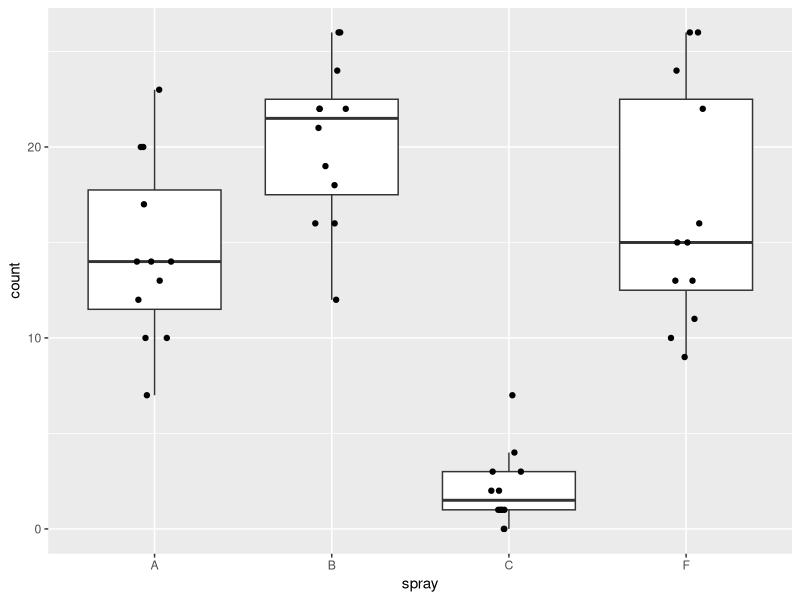
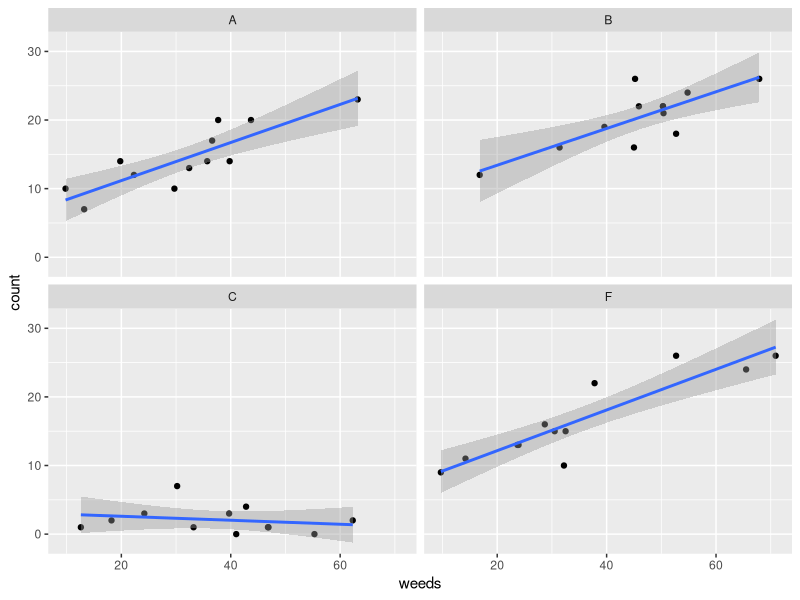
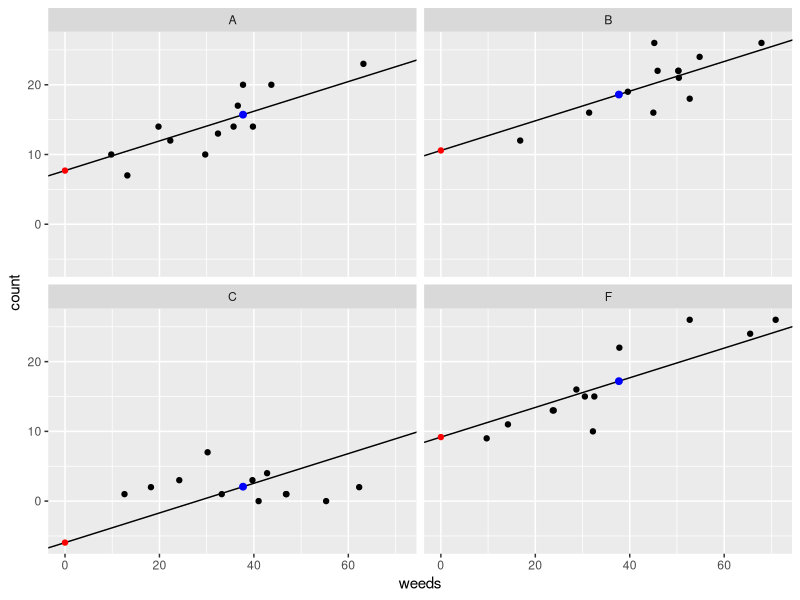
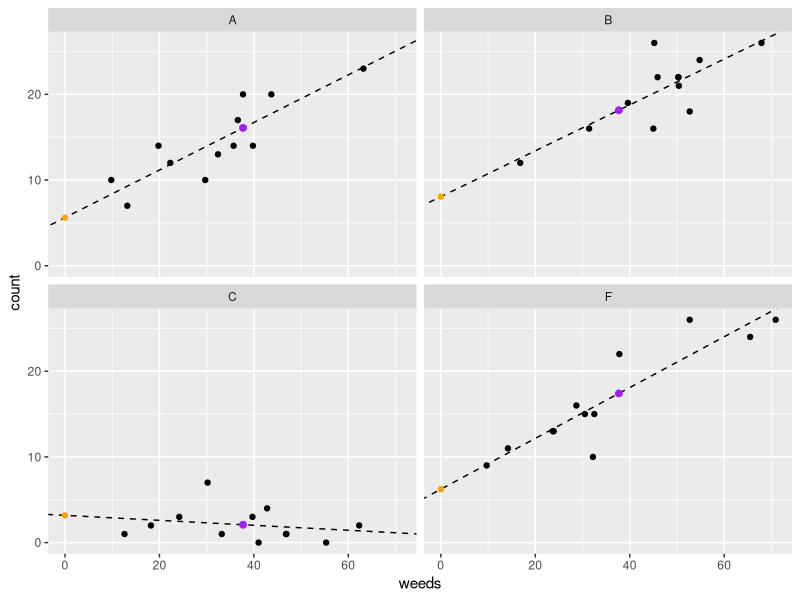
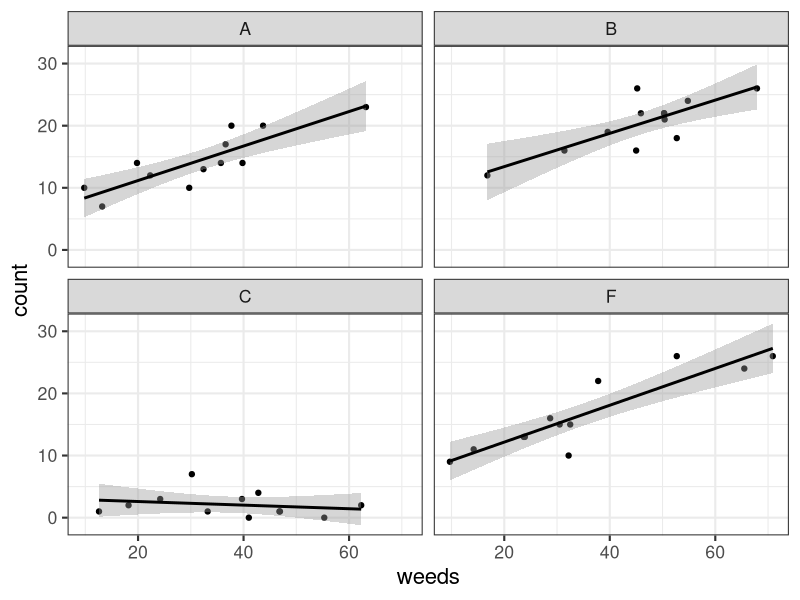

Write R code to recreate these figures, in order.
# LOAD AND PROCESS DATA ####
library(tidyverse)   ### load tidyverse
library(car)         ### load car package, which is helpful for analyzing linear models
library(emmeans)     ### load emmeans package, which is helpful for getting means from linear models
library(glmmTMB)
library(broom.mixed)

## MAY NEED TO REMOVE AND REINSTALL LME4 PACKAGE ####
# remove.packages("lme4")
# install.packages("lme4", type="source")


# ANCOVA ####
#### assemble data with covariate (don't worry about the code...it just makes up some data)##
set.seed(17)
data("InsectSprays")
d <- InsectSprays %>% filter(spray=='A'|spray=='B'|spray=='C'|spray=='F') %>% droplevels()
d$count[13:24] <- d$count[13:24]+5
d$weeds <- abs(round(rnorm(48,2*d$count,10),1))
d$weeds[25:36] <- c(55.3,46.8,30.2,62.3,24.2,33.2,18.2,12.6,39.7,41.0,46.9,42.8)
######################################################################## --

## plot raw data ####
ggplot(d, aes(x=spray,y=count)) + geom_boxplot(outlier.shape = NA) + geom_jitter(height=0,width=.1) 

anova_means <- emmeans(lm(count~spray, data=d), pairwise~spray) 
anova_means

## plot out data with weed cover ####
ggplot(d, aes(x=weeds,y=count)) + geom_point() + facet_wrap(~spray) + geom_smooth(method='lm')


# ANCOVA: multiple intercept model ####

lm1i <- glmmTMB(count ~ spray + weeds, data=d)

Anova(lm1i, type=2) ## Anova table with Type II sums of squares

summary(lm1i) ## model coefficients

## calculate estimated marginal mean for each group (ie. groups means after accounting for the effect of weeds)
ancova_means <- emmeans(lm1i, pairwise~spray)  
ancova_means

## extract the emmean means (ie. group means after accounting for the effect of weeds)
## this code is just for adding features of the model to the graph
lm1i_coef <- as.data.frame(emmeans(lm1i, ~spray))
## extract intercepts and add slopes into new dataframe
lm1i_coef2 <- as.data.frame(emmeans(lm1i, ~spray, at=list(weeds=0)))
lm1i_coef2$slope <- tidy(lm1i)$estimate[5] 


## plot the data with the fitted model
ggplot(data=d, aes(x=weeds,y=count)) + 
  geom_point() + 
  facet_wrap(~spray) + 
  geom_abline(data=lm1i_coef2, aes(intercept=emmean, slope=slope))+
  geom_point(data=lm1i_coef2, aes(x=0,y=emmean),color="red")+
  geom_point(data=lm1i_coef, aes(x=mean(d$weeds),y=emmean),color="blue", size=2)



# ANCOVA: multiple intercept AND slope model ####

lm1is <- glmmTMB(count ~ spray + weeds + spray:weeds, data=d)
## same as above: glmmTMB(count ~ spray * weeds, data=d)

Anova(lm1is, type=2)

summary(lm1is)


## calculate estimated marginal mean for each group (ie. groups means after accounting for the effect of weeds)
ancova_is_means <- emmeans(lm1is, pairwise~spray)  
ancova_is_means

## calculate the slope for each group
ancova_is_slopes <- emtrends(lm1is, pairwise~spray, var="weeds", infer=T)  
ancova_is_slopes

## extract the emmean means (ie. group means after accounting for the effect of weeds)
lm1is_coef <- as.data.frame(emmeans(lm1is, ~spray))

## extract intercepts and add slopes into new dataframe
lm1is_coef2a <- as.data.frame(emmeans(lm1is, ~spray, at=list(weeds=0)))
lm1is_coef2b <- as.data.frame(emtrends(lm1is, var="weeds"))
lm1is_coef2 <- full_join(lm1is_coef2a,lm1is_coef2b,by="spray")

## plot the data with the fitted model
ggplot(data=d, aes(x=weeds,y=count)) + geom_point() + facet_wrap(~spray) + 
  geom_abline(data=lm1is_coef2, aes(intercept=emmean, slope=weeds.trend), lty=2)+
  geom_point(data=lm1is_coef2, aes(x=0,y=emmean),color="orange")+
  geom_point(data=lm1is_coef, aes(x=mean(d$weeds),y=emmean),color="purple", size=2)


# nice plot out data with weed cover ####
ggplot(d, aes(x=weeds,y=count)) + geom_point() + facet_wrap(~spray) + 
  geom_smooth(method='lm', color='black')+theme_bw(base_size = 16)
